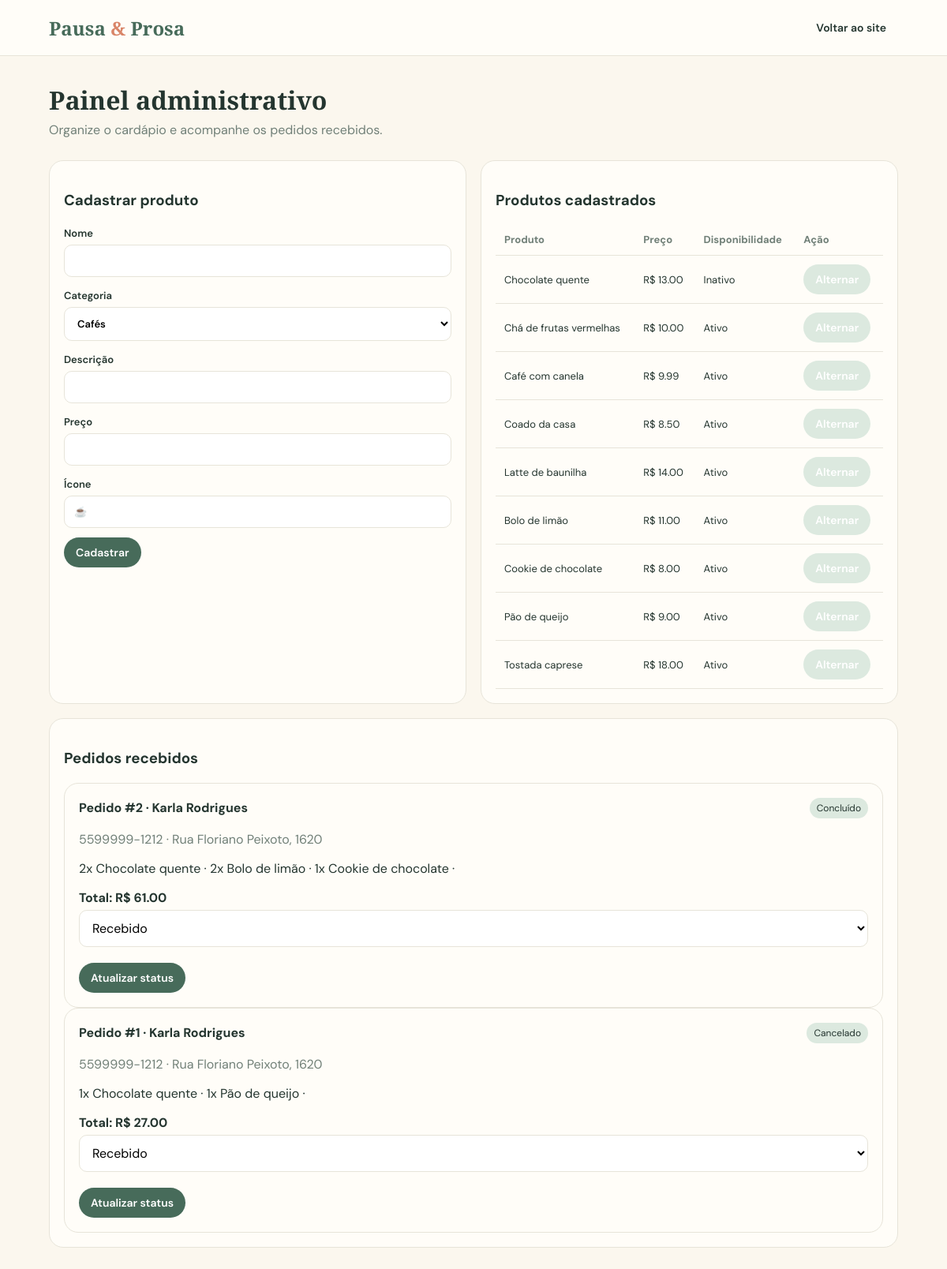
The page /admin on the database its author committed.
### tables this page shows
CREATE TABLE products (
            id INTEGER PRIMARY KEY AUTOINCREMENT,
            name TEXT NOT NULL, category TEXT NOT NULL, description TEXT NOT NULL,
            price REAL NOT NULL, icon TEXT NOT NULL DEFAULT '☕', active INTEGER NOT NULL DEFAULT 1
        );

CREATE TABLE orders (
            id INTEGER PRIMARY KEY AUTOINCREMENT,
            customer TEXT NOT NULL, phone TEXT NOT NULL, address TEXT NOT NULL,
            note TEXT DEFAULT '', subtotal REAL NOT NULL, delivery REAL NOT NULL,
            total REAL NOT NULL, status TEXT NOT NULL DEFAULT 'Recebido',
            created_at TEXT NOT NULL DEFAULT CURRENT_TIMESTAMP
        );

CREATE TABLE order_items (
            id INTEGER PRIMARY KEY AUTOINCREMENT, order_id INTEGER NOT NULL,
            product_id INTEGER, product_name TEXT NOT NULL, unit_price REAL NOT NULL,
            quantity INTEGER NOT NULL, FOREIGN KEY(order_id) REFERENCES orders(id),
            FOREIGN KEY(product_id) REFERENCES products(id) ON DELETE SET NULL
        );

### controllers/routes.py (the view)
@bp.get('/admin')
def admin(): return render_template('admin.html', products=get_products(False), orders=get_orders())

### models/database.py (called while the page is built)
def connect():
    DB_PATH.parent.mkdir(exist_ok=True)
    con = sqlite3.connect(DB_PATH)
    con.row_factory = sqlite3.Row
    con.execute("PRAGMA foreign_keys = ON")
    return con

def get_products(active_only=True):
    with connect() as con:
        sql='SELECT * FROM products' + (' WHERE active=1' if active_only else '') + ' ORDER BY category,name'
        return con.execute(sql).fetchall()

def get_orders(search='', status=''):
    with connect() as con:
        sql='SELECT * FROM orders WHERE 1=1'; args=[]
        if search:
            sql += ' AND (customer LIKE ? OR CAST(id AS TEXT) LIKE ?)'; args += [f'%{search}%',f'%{search}%']
        if status:
            sql += ' AND status=?'; args.append(status)
        sql += ' ORDER BY id DESC'
        rows=con.execute(sql,args).fetchall()
        result=[]
        for r in rows:
            d=dict(r); d['items']=[dict(x) for x in con.execute('SELECT * FROM order_items WHERE order_id=?',(r['id'],)).fetchall()]; result.append(d)
        return result

### templates/admin.html
<!doctype html><html lang="pt-br"><head><meta charset="utf-8"><meta name="viewport" content="width=device-width,initial-scale=1"><title>Administração | Pausa & Prosa</title><link rel="stylesheet" href="{{url_for('static',filename='style.css')}}"></head><body><header><div class="nav"><div class="brand">Pausa <span>&</span> Prosa</div><nav><a href="{{url_for('main.home')}}">Voltar ao site</a>{% if session.get('admin') %}<a href="{{url_for('main.logout')}}">Sair</a>{% endif %}</nav></div></header><main class="wrap"><div class="section-head"><div><h2>Painel administrativo</h2><p>Organize o cardápio e acompanhe os pedidos recebidos.</p></div></div>{% with messages=get_flashed_messages(with_categories=true) %}{% for category,message in messages %}<div class="notice {{category}}">{{message}}</div>{% endfor %}{% endwith %}<div class="admin-grid"><section class="box"><h3>Cadastrar produto</h3><form method="post" action="{{url_for('main.product')}}"><label>Nome<input name="name" required></label><label>Categoria<select name="category"><option>Cafés</option><option>Bebidas</option><option>Salgados</option><option>Doces</option></select></label><label>Descrição<input name="description" required></label><label>Preço<input name="price" type="number" step="0.01" min="0.01" required></label><label>Ícone<input name="icon" value="☕"></label><button class="btn">Cadastrar</button></form></section><section class="box"><h3>Produtos cadastrados</h3><div class="table-wrap"><table><tr><th>Produto</th><th>Preço</th><th>Disponibilidade</th><th>Ação</th></tr>{% for p in products %}<tr><td>{{p['name']}}</td><td>R$ {{'%.2f'|format(p['price'])}}</td><td>{{'Ativo' if p['active'] else 'Inativo'}}</td><td><form method="post" action="{{url_for('main.toggle',pid=p['id'])}}"><button class="btn secondary">Alternar</button></form></td></tr>{% endfor %}</table></div></section></div><section class="box" style="margin-top:18px"><h3>Pedidos recebidos</h3>{% for o in orders %}<div class="order"><div class="product-bottom"><b>Pedido #{{o['id']}} · {{o['customer']}}</b><span class="badge">{{o['status']}}</span></div><p class="muted">{{o['phone']}} · {{o['address']}}</p><p>{% for i in o['items'] %}{{i['quantity']}}x {{i['product_name']}} · {% endfor %}</p><b>Total: R$ {{'%.2f'|format(o['total'])}}</b><form method="post" action="{{url_for('main.status',oid=o['id'])}}" class="actions"><select name="status"><option>Recebido</option><option>Em preparo</option><option>Pronto para retirada</option><option>Saiu para entrega</option><option>Concluído</option><option>Cancelado</option></select><button class="btn">Atualizar status</button></form></div>{% else %}<p class="empty">Ainda não há pedidos.</p>{% endfor %}</section></main></body></html>

### static/style.css (style rules this page uses)
:root { --ink:#24352f;--green:#476b5a;--mint:#dce9df;--cream:#fbf7ee;--paper:#fffdf8;--coral:#d98568;--muted:#718078;--line:#e7e4d9 }
* { box-sizing:border-box }
body { margin:0;background:var(--cream);color:var(--ink);font-family:'DM Sans',sans-serif }
header { background:var(--paper);border-bottom:1px solid var(--line);position:sticky;top:0;z-index:5 }
.nav { max-width:1120px;margin:auto;padding:16px 22px;display:flex;align-items:center;justify-content:space-between;gap:18px }
.brand { font:700 24px 'Playfair Display',serif;color:var(--green) }
.brand span { color:var(--coral) }
nav { display:flex;gap:8px;flex-wrap:wrap }
nav a,.btn { border:0;border-radius:999px;padding:10px 15px;text-decoration:none;color:var(--ink);font:600 14px 'DM Sans';cursor:pointer }
nav a:hover,.btn.secondary { background:var(--mint) }
.btn { background:var(--green);color:white }
.wrap { max-width:1120px;margin:0 auto;padding:12px 22px 55px }
.section-head { display:flex;justify-content:space-between;align-items:end;gap:12px;margin:22px 0 }
.section-head h2 { font:700 32px 'Playfair Display';margin:0 }
.section-head p { color:var(--muted);margin:6px 0 }
.product,.box,.order { background:var(--paper);border:1px solid var(--line);border-radius:18px;padding:18px }
.product-bottom { display:flex;align-items:center;justify-content:space-between;gap:8px }
input,textarea,select { width:100%;padding:11px 12px;border:1px solid var(--line);border-radius:10px;background:white;font:inherit;margin:5px 0 12px }
label { font-size:13px;font-weight:600 }
.admin-grid { display:grid;grid-template-columns:1fr 1fr;gap:18px }
.table-wrap { overflow:auto }
table { width:100%;border-collapse:collapse;font-size:13px }
td,th { text-align:left;padding:11px;border-bottom:1px solid var(--line) }
th { color:var(--muted) }
.muted { color:var(--muted) }
.badge { display:inline-block;background:var(--mint);border-radius:999px;padding:5px 9px;font-size:12px }
.actions { display:flex;gap:8px;align-items:center;flex-wrap:wrap }

### rows shown on the page
products: name "Chocolate quente", price "13.00", active "Inativo"
products: name "Chá de frutas vermelhas", price "10.00", active "Ativo"
products: name "Café com canela", price "9.99", active "Ativo"
products: name "Coado da casa", price "8.50", active "Ativo"
products: name "Latte de baunilha", price "14.00", active "Ativo"
products: name "Bolo de limão", price "11.00", active "Ativo"
products: name "Cookie de chocolate", price "8.00", active "Ativo"
products: name "Pão de queijo", price "9.00", active "Ativo"
products: name "Tostada caprese", price "18.00", active "Ativo"
orders: id "2", customer "Karla Rodrigues", status "Concluído", phone "5599999-1212", address "Rua Floriano Peixoto, 1620", total "61.00"
order_items: quantity "2", product_name "Chocolate quente"
order_items: quantity "2", product_name "Bolo de limão"
order_items: quantity "1", product_name "Cookie de chocolate"
orders: id "1", customer "Karla Rodrigues", status "Cancelado", phone "5599999-1212", address "Rua Floriano Peixoto, 1620", total "27.00"
order_items: quantity "1", product_name "Chocolate quente"
order_items: quantity "1", product_name "Pão de queijo"
